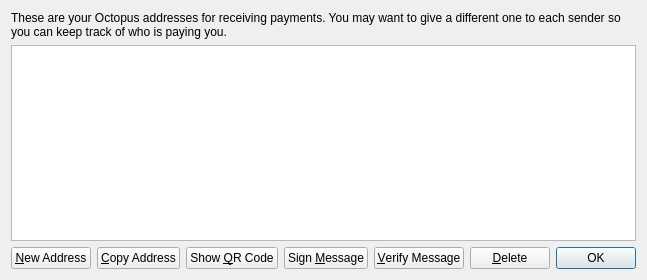
<?xml version="1.0" encoding="UTF-8"?>
<ui version="4.0">
 <class>AddressBookPage</class>
 <widget class="QWidget" name="AddressBookPage">
  <property name="geometry">
   <rect>
    <x>0</x>
    <y>0</y>
    <width>460</width>
    <height>280</height>
   </rect>
  </property>
  <property name="windowTitle">
   <string>Address Book</string>
  </property>
  <layout class="QVBoxLayout" name="verticalLayout">
   <item>
    <widget class="QLabel" name="labelExplanation">
     <property name="text">
      <string>These are your Octopus addresses for receiving payments. You may want to give a different one to each sender so you can keep track of who is paying you.</string>
     </property>
     <property name="textFormat">
      <enum>Qt::PlainText</enum>
     </property>
     <property name="wordWrap">
      <bool>true</bool>
     </property>
    </widget>
   </item>
   <item>
    <widget class="QTableView" name="tableView">
     <property name="contextMenuPolicy">
      <enum>Qt::CustomContextMenu</enum>
     </property>
     <property name="toolTip">
      <string>Double-click to edit address or label</string>
     </property>
     <property name="tabKeyNavigation">
      <bool>false</bool>
     </property>
     <property name="selectionMode">
      <enum>QAbstractItemView::SingleSelection</enum>
     </property>
     <property name="selectionBehavior">
      <enum>QAbstractItemView::SelectRows</enum>
     </property>
     <property name="sortingEnabled">
      <bool>true</bool>
     </property>
     <attribute name="verticalHeaderVisible">
      <bool>false</bool>
     </attribute>
    </widget>
   </item>
   <item>
    <layout class="QHBoxLayout" name="horizontalLayout">
     <item>
      <widget class="QPushButton" name="newAddressButton">
       <property name="toolTip">
        <string>Create a new address</string>
       </property>
       <property name="text">
        <string>&amp;New Address</string>
       </property>
      </widget>
     </item>
     <item>
      <widget class="QPushButton" name="copyToClipboard">
       <property name="toolTip">
        <string>Copy the currently selected address to the system clipboard</string>
       </property>
       <property name="text">
        <string>&amp;Copy Address</string>
       </property>
      </widget>
     </item>
     <item>
      <widget class="QPushButton" name="showQRCode">
       <property name="text">
        <string>Show &amp;QR Code</string>
       </property>
      </widget>
     </item>
     <item>
      <widget class="QPushButton" name="signMessage">
       <property name="toolTip">
        <string>Sign a message to prove you own a Octopus address</string>
       </property>
       <property name="text">
        <string>Sign &amp;Message</string>
       </property>
      </widget>
     </item>
     <item>
      <widget class="QPushButton" name="verifyMessage">
       <property name="toolTip">
        <string>Verify a message to ensure it was signed with a specified Octopus address</string>
       </property>
       <property name="text">
        <string>&amp;Verify Message</string>
       </property>
      </widget>
     </item>
     <item>
      <widget class="QPushButton" name="deleteButton">
       <property name="toolTip">
        <string>Delete the currently selected address from the list</string>
       </property>
       <property name="text">
        <string>&amp;Delete</string>
       </property>
      </widget>
     </item>
     <item>
      <spacer name="horizontalSpacer">
       <property name="orientation">
        <enum>Qt::Horizontal</enum>
       </property>
       <property name="sizeHint" stdset="0">
        <size>
         <width>40</width>
         <height>20</height>
        </size>
       </property>
      </spacer>
     </item>
     <item>
      <widget class="QDialogButtonBox" name="buttonBox">
       <property name="sizePolicy">
        <sizepolicy hsizetype="Maximum" vsizetype="Fixed">
         <horstretch>0</horstretch>
         <verstretch>0</verstretch>
        </sizepolicy>
       </property>
       <property name="standardButtons">
        <set>QDialogButtonBox::Ok</set>
       </property>
      </widget>
     </item>
    </layout>
   </item>
  </layout>
 </widget>
 <resources>
  <include location="../bitcoin.qrc"/>
 </resources>
 <connections/>
</ui>
